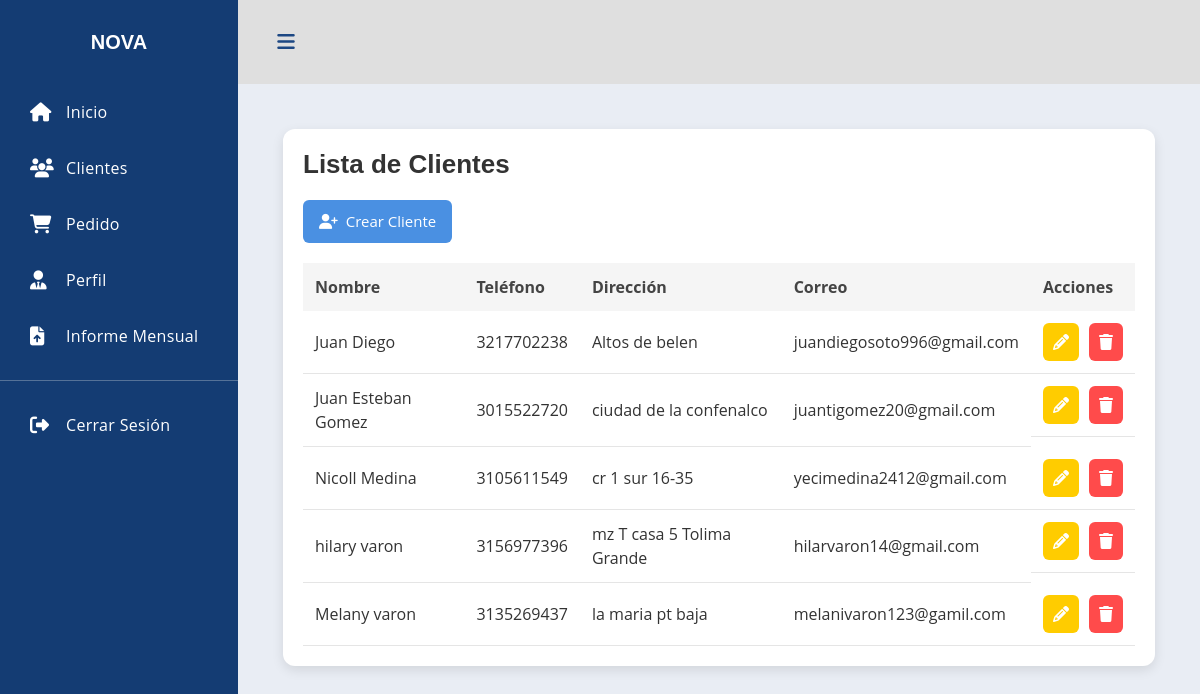
/clientes/, run on the app's committed database.
### CreacionUsu/models.py (models this page shows, shortened)
class Cliente(models.Model):
    id_cliente = models.AutoField(primary_key=True)
    nombre = models.CharField(max_length=200)
    telefono = models.CharField(max_length=20)
    direccion = models.CharField(max_length=255)
    correo = models.EmailField(blank=True, null=True)
    fecha_registro = models.DateTimeField(auto_now_add=True)

### CreacionUsu/views.py (the view)
# urls.py: path('', views.lista_clientes, name='lista_clientes'),
def lista_clientes(request):
    clientes = Cliente.objects.all()
    return render(request, 'clientes/lista_clientes.html', {'clientes': clientes})

### CreacionUsu/templates/clientes/lista_clientes.html
{% extends 'menu/menu.html' %}
{% load static %}
{% block content %}
<link rel="stylesheet" href="{% static 'CreacionUsu/CSS/style.css' %}">
<div class="cliente-container">
    <div class="cliente-card">
        <div class="cliente-card-header">
            <h1>Lista de Clientes</h1>
        </div>
        <div class="cliente-card-body">
            <a href="{% url 'crear_cliente' %}" class="btn-primary">
                <i class="fas fa-user-plus"></i> Crear Cliente
            </a>
            <table class="cliente-table">
                <thead>
                    <tr>
                        <th>Nombre</th>
                        <th>Teléfono</th>
                        <th>Dirección</th>
                        <th>Correo</th>
                        <th>Acciones</th>
                    </tr>
                </thead>
                <tbody>
                {% for c in clientes %}
                    <tr>
                        <td>{{ c.nombre }}</td>
                        <td>{{ c.telefono }}</td>
                        <td>{{ c.direccion }}</td>
                        <td>{{ c.correo }}</td>
                        <td class="acciones">
                            <a href="{% url 'editar_cliente' c.id_cliente %}" class="icon-btn edit">
                                <i class="fas fa-pencil-alt"></i>
                            </a>
                            <a href="{% url 'eliminar_cliente' c.id_cliente %}"
                               class="icon-btn delete"
                               onclick="return confirm('¿Deseas eliminar el cliente?')">
                                <i class="fas fa-trash"></i>
                            </a>
                        </td>
                    </tr>
                {% empty %}
                    <tr>
                        <td colspan="6" class="no-clientes">
                            No hay clientes registrados.
                        </td>
                    </tr>
                {% endfor %}
                </tbody>
            </table>
        </div>
    </div>
</div>
{% endblock %}

### menu/static/menu/CSS/style.css (style rules this page uses)
:root { --font-family-sans-serif: "Open Sans", -apple-system, BlinkMacSystemFont, "Segoe UI", Roboto, "Helvetica Neue", Arial, sans-serif, "Apple Color Emoji", "Segoe UI Emoji", "Segoe UI Symbol", "Noto Color Emoji"; }
*, *::before, *::after { -webkit-box-sizing: border-box; box-sizing: border-box; }
html { font-family: sans-serif; line-height: 1.15; -webkit-text-size-adjust: 100%; -webkit-tap-highlight-color: rgba(0, 0, 0, 0); }
body { margin: 0; font-family: "Open Sans", -apple-system, BlinkMacSystemFont, "Segoe UI", Roboto, "Helvetica Neue", Arial, sans-serif, "Apple Color Emoji", "Segoe UI Emoji", "Segoe UI Symbol", "Noto Color Emoji"; font-size: 1rem; font-weight: 400; line-height: 1.5; color: #515151; text-align: left; background-color: #e9edf4; }
h1, h2, h3, h4, h5, h6 { margin-top: 0; margin-bottom: 0.5rem; }
a { color: #3f84fc; text-decoration: none; background-color: transparent; }
h1, h2, h3, h4, h5, h6, .h1, .h2, .h3, .h4, .h5, .h6 { font-family: "Nunito", sans-serif; margin-bottom: 0.5rem; font-weight: 500; line-height: 1.2; }
h1, .h1 { font-size: 2.5rem; font-weight: normal; }

### CreacionUsu/static/CreacionUsu/CSS/style.css (style rules this page uses)
.cliente-container { width: 100%; padding: 20px; }
.cliente-card { background: #ffffff; border-radius: 12px; padding: 20px; box-shadow: 0 4px 12px rgba(0,0,0,0.1); }
.cliente-card-header h1 { font-size: 26px; margin-bottom: 20px; color: #333; font-weight: bold; }
.btn-primary { background: #4A90E2; color: #fff; padding: 10px 16px; border-radius: 6px; text-decoration: none; font-size: 14px; transition: 0.3s; }
.cliente-table { width: 100%; border-collapse: collapse; margin-top: 20px; }
.cliente-table th { background: #f5f5f5; padding: 12px; text-align: left; font-weight: bold; color: #444; }
.cliente-table td { padding: 12px; border-bottom: 1px solid #e5e5e5; color: #333; }
.acciones { display: flex; gap: 10px; }
.icon-btn { padding: 7px 10px; border-radius: 6px; text-decoration: none; font-size: 16px; display: inline-block; transition: 0.2s; color: white; }
.icon-btn i { pointer-events: none; }
.icon-btn.edit { background: #FFCC00; }
.icon-btn.delete { background: #FF4B4B; }
.btn-primary { background: #4A90E2; color: white !important; padding: 10px 16px; border: none; border-radius: 6px; font-size: 15px; display: inline-flex; align-items: center; gap: 8px; text-decoration: none; transition: background 0.3s ease; }
.icon-btn, .icon-btn i { color: white !important; }

### data on the page
Cliente: nombre "Juan Diego", telefono "3217702238", direccion "Altos de belen", correo "juandiegosoto996@gmail.com"
Cliente: nombre "Juan Esteban Gomez", telefono "3015522720", direccion "ciudad de la confenalco", correo "juantigomez20@gmail.com"
Cliente: nombre "Nicoll Medina", telefono "3105611549", direccion "cr 1 sur 16-35", correo "yecimedina2412@gmail.com"
Cliente: nombre "hilary varon", telefono "3156977396", direccion "mz T casa 5 Tolima Grande", correo "hilarvaron14@gmail.com"
Cliente: nombre "Melany varon", telefono "3135269437", direccion "la maria pt baja", correo "melanivaron123@gamil.com"
